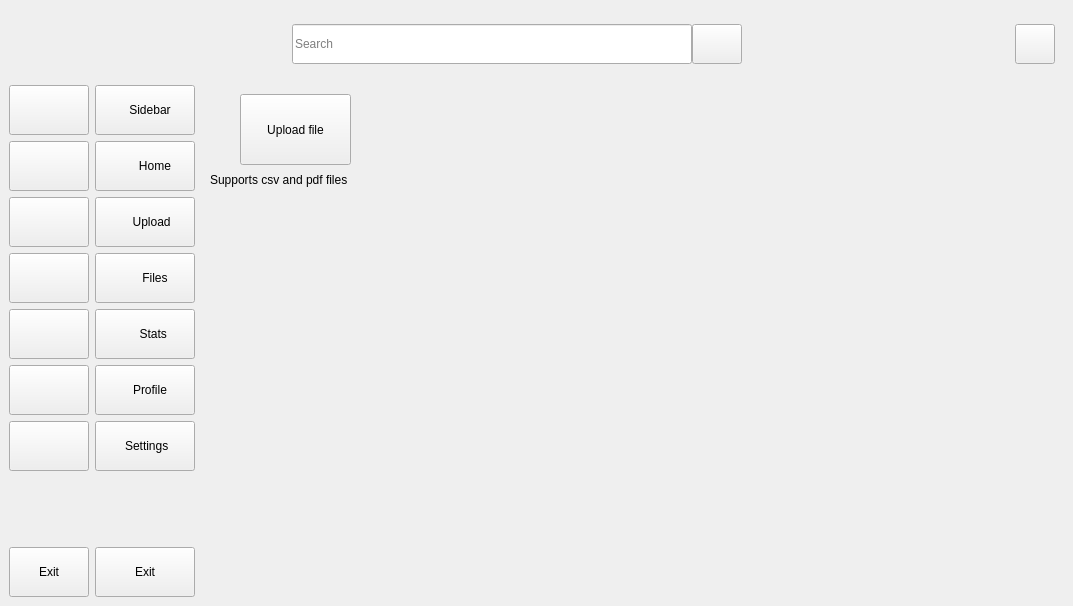
<?xml version="1.0" encoding="UTF-8"?>
<ui version="4.0">
 <class>MainWindow</class>
 <widget class="QMainWindow" name="MainWindow">
  <property name="geometry">
   <rect>
    <x>0</x>
    <y>0</y>
    <width>1073</width>
    <height>606</height>
   </rect>
  </property>
  <property name="minimumSize">
   <size>
    <width>50</width>
    <height>50</height>
   </size>
  </property>
  <property name="windowTitle">
   <string>MainWindow</string>
  </property>
  <widget class="QWidget" name="centralwidget">
   <layout class="QVBoxLayout" name="verticalLayout_5">
    <item>
     <widget class="QWidget" name="widget_2" native="true">
      <property name="sizePolicy">
       <sizepolicy hsizetype="Expanding" vsizetype="Fixed">
        <horstretch>0</horstretch>
        <verstretch>0</verstretch>
       </sizepolicy>
      </property>
      <property name="minimumSize">
       <size>
        <width>0</width>
        <height>70</height>
       </size>
      </property>
      <property name="sizeIncrement">
       <size>
        <width>0</width>
        <height>1</height>
       </size>
      </property>
      <layout class="QHBoxLayout" name="horizontalLayout_3">
       <property name="spacing">
        <number>0</number>
       </property>
       <item>
        <spacer name="horizontalSpacer">
         <property name="orientation">
          <enum>Qt::Orientation::Horizontal</enum>
         </property>
         <property name="sizeHint" stdset="0">
          <size>
           <width>40</width>
           <height>20</height>
          </size>
         </property>
        </spacer>
       </item>
       <item>
        <layout class="QHBoxLayout" name="horizontalLayout_2">
         <property name="spacing">
          <number>0</number>
         </property>
         <item>
          <widget class="QLineEdit" name="lineEdit">
           <property name="minimumSize">
            <size>
             <width>400</width>
             <height>40</height>
            </size>
           </property>
           <property name="maximumSize">
            <size>
             <width>400</width>
             <height>40</height>
            </size>
           </property>
           <property name="text">
            <string/>
           </property>
           <property name="placeholderText">
            <string>Search</string>
           </property>
          </widget>
         </item>
         <item>
          <widget class="QPushButton" name="search_button">
           <property name="minimumSize">
            <size>
             <width>50</width>
             <height>40</height>
            </size>
           </property>
           <property name="maximumSize">
            <size>
             <width>50</width>
             <height>40</height>
            </size>
           </property>
           <property name="text">
            <string/>
           </property>
           <property name="icon">
            <iconset resource="../Desktop/resource.qrc">
             <normaloff>:/icons/icons_financial_app/search_icon.png</normaloff>
             <normalon>:/icons/icons_financial_app/search_icon.png</normalon>:/icons/icons_financial_app/search_icon.png</iconset>
           </property>
           <property name="iconSize">
            <size>
             <width>20</width>
             <height>20</height>
            </size>
           </property>
          </widget>
         </item>
        </layout>
       </item>
       <item>
        <spacer name="horizontalSpacer_2">
         <property name="orientation">
          <enum>Qt::Orientation::Horizontal</enum>
         </property>
         <property name="sizeHint" stdset="0">
          <size>
           <width>108</width>
           <height>34</height>
          </size>
         </property>
        </spacer>
       </item>
       <item>
        <widget class="QPushButton" name="account_button">
         <property name="minimumSize">
          <size>
           <width>40</width>
           <height>40</height>
          </size>
         </property>
         <property name="maximumSize">
          <size>
           <width>40</width>
           <height>40</height>
          </size>
         </property>
         <property name="text">
          <string/>
         </property>
         <property name="icon">
          <iconset resource="../Desktop/resource.qrc">
           <normaloff>:/icons/icons_financial_app/account_icon.svg</normaloff>
           <normalon>:/icons/icons_financial_app/account_icon.svg</normalon>:/icons/icons_financial_app/account_icon.svg</iconset>
         </property>
         <property name="iconSize">
          <size>
           <width>40</width>
           <height>40</height>
          </size>
         </property>
        </widget>
       </item>
      </layout>
     </widget>
    </item>
    <item>
     <widget class="QWidget" name="widget" native="true">
      <layout class="QHBoxLayout" name="horizontalLayout">
       <property name="leftMargin">
        <number>0</number>
       </property>
       <property name="topMargin">
        <number>0</number>
       </property>
       <property name="rightMargin">
        <number>0</number>
       </property>
       <property name="bottomMargin">
        <number>0</number>
       </property>
       <item>
        <widget class="QWidget" name="icon_only_widget" native="true">
         <property name="minimumSize">
          <size>
           <width>60</width>
           <height>500</height>
          </size>
         </property>
         <layout class="QVBoxLayout" name="verticalLayout">
          <property name="leftMargin">
           <number>0</number>
          </property>
          <property name="topMargin">
           <number>0</number>
          </property>
          <property name="rightMargin">
           <number>0</number>
          </property>
          <property name="bottomMargin">
           <number>0</number>
          </property>
          <item>
           <widget class="QPushButton" name="pushButton_3">
            <property name="minimumSize">
             <size>
              <width>50</width>
              <height>50</height>
             </size>
            </property>
            <property name="text">
             <string/>
            </property>
            <property name="icon">
             <iconset resource="../Desktop/resource.qrc">
              <normaloff>:/icons/icons_financial_app/side_bar.png</normaloff>
              <normalon>:/icons/icons_financial_app/side_bar.png</normalon>:/icons/icons_financial_app/side_bar.png</iconset>
            </property>
            <property name="iconSize">
             <size>
              <width>30</width>
              <height>30</height>
             </size>
            </property>
            <property name="checkable">
             <bool>true</bool>
            </property>
            <property name="autoExclusive">
             <bool>false</bool>
            </property>
           </widget>
          </item>
          <item>
           <widget class="QPushButton" name="home_button_1">
            <property name="minimumSize">
             <size>
              <width>50</width>
              <height>50</height>
             </size>
            </property>
            <property name="text">
             <string/>
            </property>
            <property name="icon">
             <iconset resource="../Desktop/resource.qrc">
              <normaloff>:/icons/icons_financial_app/home_icon.png</normaloff>
              <normalon>:/icons/icons_financial_app/home_icon.png</normalon>:/icons/icons_financial_app/home_icon.png</iconset>
            </property>
            <property name="iconSize">
             <size>
              <width>30</width>
              <height>30</height>
             </size>
            </property>
            <property name="checkable">
             <bool>true</bool>
            </property>
            <property name="autoExclusive">
             <bool>true</bool>
            </property>
           </widget>
          </item>
          <item>
           <widget class="QPushButton" name="upload_button_1">
            <property name="minimumSize">
             <size>
              <width>50</width>
              <height>50</height>
             </size>
            </property>
            <property name="text">
             <string/>
            </property>
            <property name="icon">
             <iconset resource="../Desktop/resource.qrc">
              <normaloff>:/icons/icons_financial_app/upload_icon.png</normaloff>
              <normalon>:/icons/icons_financial_app/upload_icon.png</normalon>:/icons/icons_financial_app/upload_icon.png</iconset>
            </property>
            <property name="iconSize">
             <size>
              <width>30</width>
              <height>30</height>
             </size>
            </property>
            <property name="checkable">
             <bool>true</bool>
            </property>
            <property name="autoExclusive">
             <bool>true</bool>
            </property>
           </widget>
          </item>
          <item>
           <widget class="QPushButton" name="file_button_1">
            <property name="minimumSize">
             <size>
              <width>50</width>
              <height>50</height>
             </size>
            </property>
            <property name="text">
             <string/>
            </property>
            <property name="icon">
             <iconset resource="../Desktop/resource.qrc">
              <normaloff>:/icons/icons_financial_app/file_icon.png</normaloff>
              <normalon>:/icons/icons_financial_app/file_icon.png</normalon>:/icons/icons_financial_app/file_icon.png</iconset>
            </property>
            <property name="iconSize">
             <size>
              <width>30</width>
              <height>30</height>
             </size>
            </property>
            <property name="checkable">
             <bool>true</bool>
            </property>
            <property name="autoExclusive">
             <bool>true</bool>
            </property>
           </widget>
          </item>
          <item>
           <widget class="QPushButton" name="stats_button_1">
            <property name="minimumSize">
             <size>
              <width>50</width>
              <height>50</height>
             </size>
            </property>
            <property name="text">
             <string/>
            </property>
            <property name="icon">
             <iconset resource="../Desktop/resource.qrc">
              <normaloff>:/icons/icons_financial_app/chart_icon.png</normaloff>
              <normalon>:/icons/icons_financial_app/chart_icon.png</normalon>:/icons/icons_financial_app/chart_icon.png</iconset>
            </property>
            <property name="iconSize">
             <size>
              <width>30</width>
              <height>30</height>
             </size>
            </property>
            <property name="checkable">
             <bool>true</bool>
            </property>
            <property name="autoExclusive">
             <bool>true</bool>
            </property>
           </widget>
          </item>
          <item>
           <widget class="QPushButton" name="profile_button_1">
            <property name="minimumSize">
             <size>
              <width>50</width>
              <height>50</height>
             </size>
            </property>
            <property name="text">
             <string/>
            </property>
            <property name="icon">
             <iconset resource="../Desktop/resource.qrc">
              <normaloff>:/icons/icons_financial_app/profile_icon.png</normaloff>
              <normalon>:/icons/icons_financial_app/profile_icon.png</normalon>:/icons/icons_financial_app/profile_icon.png</iconset>
            </property>
            <property name="iconSize">
             <size>
              <width>30</width>
              <height>30</height>
             </size>
            </property>
            <property name="checkable">
             <bool>true</bool>
            </property>
            <property name="autoExclusive">
             <bool>true</bool>
            </property>
           </widget>
          </item>
          <item>
           <widget class="QPushButton" name="settings_button_1">
            <property name="minimumSize">
             <size>
              <width>50</width>
              <height>50</height>
             </size>
            </property>
            <property name="text">
             <string/>
            </property>
            <property name="icon">
             <iconset resource="../Desktop/resource.qrc">
              <normaloff>:/icons/icons_financial_app/settings_icon.png</normaloff>
              <normalon>:/icons/icons_financial_app/settings_icon.png</normalon>:/icons/icons_financial_app/settings_icon.png</iconset>
            </property>
            <property name="iconSize">
             <size>
              <width>30</width>
              <height>30</height>
             </size>
            </property>
            <property name="checkable">
             <bool>true</bool>
            </property>
            <property name="autoExclusive">
             <bool>true</bool>
            </property>
           </widget>
          </item>
          <item>
           <spacer name="verticalSpacer">
            <property name="orientation">
             <enum>Qt::Orientation::Vertical</enum>
            </property>
            <property name="sizeHint" stdset="0">
             <size>
              <width>20</width>
              <height>107</height>
             </size>
            </property>
           </spacer>
          </item>
          <item>
           <widget class="QPushButton" name="exit_button_1">
            <property name="minimumSize">
             <size>
              <width>50</width>
              <height>50</height>
             </size>
            </property>
            <property name="text">
             <string>Exit</string>
            </property>
            <property name="checkable">
             <bool>true</bool>
            </property>
            <property name="autoExclusive">
             <bool>true</bool>
            </property>
           </widget>
          </item>
         </layout>
        </widget>
       </item>
       <item>
        <widget class="QWidget" name="full_menu_widget" native="true">
         <property name="sizeIncrement">
          <size>
           <width>0</width>
           <height>500</height>
          </size>
         </property>
         <layout class="QVBoxLayout" name="verticalLayout_2">
          <property name="leftMargin">
           <number>0</number>
          </property>
          <property name="topMargin">
           <number>0</number>
          </property>
          <property name="rightMargin">
           <number>0</number>
          </property>
          <property name="bottomMargin">
           <number>0</number>
          </property>
          <item>
           <widget class="QPushButton" name="pushButton_4">
            <property name="minimumSize">
             <size>
              <width>100</width>
              <height>50</height>
             </size>
            </property>
            <property name="text">
             <string>   Sidebar</string>
            </property>
            <property name="icon">
             <iconset resource="../Desktop/resource.qrc">
              <normaloff>:/icons/icons_financial_app/side_bar.png</normaloff>
              <normalon>:/icons/icons_financial_app/side_bar.png</normalon>:/icons/icons_financial_app/side_bar.png</iconset>
            </property>
            <property name="iconSize">
             <size>
              <width>20</width>
              <height>20</height>
             </size>
            </property>
            <property name="checkable">
             <bool>true</bool>
            </property>
            <property name="autoExclusive">
             <bool>false</bool>
            </property>
           </widget>
          </item>
          <item>
           <widget class="QPushButton" name="home_button_2">
            <property name="minimumSize">
             <size>
              <width>100</width>
              <height>50</height>
             </size>
            </property>
            <property name="text">
             <string>      Home</string>
            </property>
            <property name="icon">
             <iconset resource="../Desktop/resource.qrc">
              <normaloff>:/icons/icons_financial_app/home_icon.png</normaloff>
              <normalon>:/icons/icons_financial_app/home_icon.png</normalon>:/icons/icons_financial_app/home_icon.png</iconset>
            </property>
            <property name="iconSize">
             <size>
              <width>20</width>
              <height>20</height>
             </size>
            </property>
            <property name="checkable">
             <bool>true</bool>
            </property>
            <property name="autoExclusive">
             <bool>true</bool>
            </property>
           </widget>
          </item>
          <item>
           <widget class="QPushButton" name="upload_button_2">
            <property name="minimumSize">
             <size>
              <width>100</width>
              <height>50</height>
             </size>
            </property>
            <property name="text">
             <string>    Upload</string>
            </property>
            <property name="icon">
             <iconset resource="../Desktop/resource.qrc">
              <normaloff>:/icons/icons_financial_app/upload_icon.png</normaloff>
              <normalon>:/icons/icons_financial_app/upload_icon.png</normalon>:/icons/icons_financial_app/upload_icon.png</iconset>
            </property>
            <property name="iconSize">
             <size>
              <width>20</width>
              <height>20</height>
             </size>
            </property>
            <property name="checkable">
             <bool>true</bool>
            </property>
            <property name="autoExclusive">
             <bool>true</bool>
            </property>
           </widget>
          </item>
          <item>
           <widget class="QPushButton" name="file_button_2">
            <property name="minimumSize">
             <size>
              <width>100</width>
              <height>50</height>
             </size>
            </property>
            <property name="text">
             <string>      Files</string>
            </property>
            <property name="icon">
             <iconset resource="../Desktop/resource.qrc">
              <normaloff>:/icons/icons_financial_app/file_icon.png</normaloff>
              <normalon>:/icons/icons_financial_app/file_icon.png</normalon>:/icons/icons_financial_app/file_icon.png</iconset>
            </property>
            <property name="iconSize">
             <size>
              <width>20</width>
              <height>20</height>
             </size>
            </property>
            <property name="checkable">
             <bool>true</bool>
            </property>
            <property name="autoExclusive">
             <bool>true</bool>
            </property>
           </widget>
          </item>
          <item>
           <widget class="QPushButton" name="stats_button_2">
            <property name="minimumSize">
             <size>
              <width>100</width>
              <height>50</height>
             </size>
            </property>
            <property name="text">
             <string>     Stats</string>
            </property>
            <property name="icon">
             <iconset resource="../Desktop/resource.qrc">
              <normaloff>:/icons/icons_financial_app/chart_icon.png</normaloff>
              <normalon>:/icons/icons_financial_app/chart_icon.png</normalon>:/icons/icons_financial_app/chart_icon.png</iconset>
            </property>
            <property name="iconSize">
             <size>
              <width>20</width>
              <height>20</height>
             </size>
            </property>
            <property name="checkable">
             <bool>true</bool>
            </property>
            <property name="autoExclusive">
             <bool>true</bool>
            </property>
           </widget>
          </item>
          <item>
           <widget class="QPushButton" name="profile_button_2">
            <property name="minimumSize">
             <size>
              <width>100</width>
              <height>50</height>
             </size>
            </property>
            <property name="text">
             <string>   Profile</string>
            </property>
            <property name="icon">
             <iconset resource="../Desktop/resource.qrc">
              <normaloff>:/icons/icons_financial_app/profile_icon.png</normaloff>
              <normalon>:/icons/icons_financial_app/profile_icon.png</normalon>:/icons/icons_financial_app/profile_icon.png</iconset>
            </property>
            <property name="iconSize">
             <size>
              <width>20</width>
              <height>20</height>
             </size>
            </property>
            <property name="checkable">
             <bool>true</bool>
            </property>
            <property name="autoExclusive">
             <bool>true</bool>
            </property>
           </widget>
          </item>
          <item>
           <widget class="QPushButton" name="settings_button_2">
            <property name="minimumSize">
             <size>
              <width>100</width>
              <height>50</height>
             </size>
            </property>
            <property name="text">
             <string> Settings</string>
            </property>
            <property name="icon">
             <iconset resource="../Desktop/resource.qrc">
              <normaloff>:/icons/icons_financial_app/settings_icon.png</normaloff>
              <normalon>:/icons/icons_financial_app/settings_icon.png</normalon>:/icons/icons_financial_app/settings_icon.png</iconset>
            </property>
            <property name="iconSize">
             <size>
              <width>20</width>
              <height>20</height>
             </size>
            </property>
            <property name="checkable">
             <bool>true</bool>
            </property>
            <property name="autoExclusive">
             <bool>true</bool>
            </property>
           </widget>
          </item>
          <item>
           <spacer name="verticalSpacer_2">
            <property name="orientation">
             <enum>Qt::Orientation::Vertical</enum>
            </property>
            <property name="sizeHint" stdset="0">
             <size>
              <width>20</width>
              <height>107</height>
             </size>
            </property>
           </spacer>
          </item>
          <item>
           <widget class="QPushButton" name="exit_button_2">
            <property name="minimumSize">
             <size>
              <width>100</width>
              <height>50</height>
             </size>
            </property>
            <property name="text">
             <string>Exit</string>
            </property>
            <property name="checkable">
             <bool>true</bool>
            </property>
            <property name="autoExclusive">
             <bool>true</bool>
            </property>
           </widget>
          </item>
         </layout>
        </widget>
       </item>
       <item>
        <widget class="QWidget" name="main_widget" native="true">
         <property name="sizePolicy">
          <sizepolicy hsizetype="Preferred" vsizetype="Preferred">
           <horstretch>0</horstretch>
           <verstretch>0</verstretch>
          </sizepolicy>
         </property>
         <property name="minimumSize">
          <size>
           <width>0</width>
           <height>76</height>
          </size>
         </property>
         <layout class="QVBoxLayout" name="verticalLayout_3">
          <item>
           <widget class="QStackedWidget" name="stackedWidget">
            <property name="minimumSize">
             <size>
              <width>0</width>
              <height>70</height>
             </size>
            </property>
            <property name="currentIndex">
             <number>2</number>
            </property>
            <widget class="QWidget" name="home_page">
             <layout class="QVBoxLayout" name="verticalLayout_4">
              <item>
               <widget class="QLabel" name="label_3">
                <property name="text">
                 <string>Home Page</string>
                </property>
               </widget>
              </item>
             </layout>
            </widget>
            <widget class="QWidget" name="stats_page">
             <widget class="QLabel" name="label_8">
              <property name="geometry">
               <rect>
                <x>320</x>
                <y>250</y>
                <width>58</width>
                <height>16</height>
               </rect>
              </property>
              <property name="text">
               <string>stats</string>
              </property>
             </widget>
            </widget>
            <widget class="QWidget" name="upload_page">
             <widget class="QPushButton" name="pushButton">
              <property name="geometry">
               <rect>
                <x>30</x>
                <y>0</y>
                <width>111</width>
                <height>71</height>
               </rect>
              </property>
              <property name="text">
               <string>Upload file</string>
              </property>
              <property name="icon">
               <iconset resource="../Desktop/resource.qrc">
                <normaloff>:/icons/icons_financial_app/upload_icon.png</normaloff>
                <normalon>:/icons/icons_financial_app/upload_icon.png</normalon>:/icons/icons_financial_app/upload_icon.png</iconset>
              </property>
              <property name="iconSize">
               <size>
                <width>25</width>
                <height>25</height>
               </size>
              </property>
              <property name="checkable">
               <bool>true</bool>
              </property>
              <property name="autoRepeat">
               <bool>true</bool>
              </property>
             </widget>
             <widget class="QLabel" name="label">
              <property name="geometry">
               <rect>
                <x>0</x>
                <y>60</y>
                <width>181</width>
                <height>51</height>
               </rect>
              </property>
              <property name="text">
               <string>Supports csv and pdf files</string>
              </property>
             </widget>
            </widget>
            <widget class="QWidget" name="files_page">
             <widget class="QLabel" name="label_5">
              <property name="geometry">
               <rect>
                <x>340</x>
                <y>180</y>
                <width>121</width>
                <height>41</height>
               </rect>
              </property>
              <property name="text">
               <string>Files Page</string>
              </property>
             </widget>
            </widget>
            <widget class="QWidget" name="profile_page">
             <widget class="QLabel" name="label_6">
              <property name="geometry">
               <rect>
                <x>357</x>
                <y>170</y>
                <width>91</width>
                <height>51</height>
               </rect>
              </property>
              <property name="text">
               <string>Profile page</string>
              </property>
             </widget>
            </widget>
            <widget class="QWidget" name="settings_page">
             <widget class="QLabel" name="label_7">
              <property name="geometry">
               <rect>
                <x>360</x>
                <y>160</y>
                <width>121</width>
                <height>51</height>
               </rect>
              </property>
              <property name="text">
               <string>Settings Page</string>
              </property>
             </widget>
            </widget>
           </widget>
          </item>
         </layout>
        </widget>
       </item>
      </layout>
     </widget>
    </item>
   </layout>
  </widget>
 </widget>
 <resources>
  <include location="../Desktop/resource.qrc"/>
 </resources>
 <connections>
  <connection>
   <sender>home_button_1</sender>
   <signal>toggled(bool)</signal>
   <receiver>home_button_2</receiver>
   <slot>setChecked(bool)</slot>
   <hints>
    <hint type="sourcelabel">
     <x>59</x>
     <y>161</y>
    </hint>
    <hint type="destinationlabel">
     <x>105</x>
     <y>159</y>
    </hint>
   </hints>
  </connection>
  <connection>
   <sender>upload_button_1</sender>
   <signal>toggled(bool)</signal>
   <receiver>upload_button_2</receiver>
   <slot>setChecked(bool)</slot>
   <hints>
    <hint type="sourcelabel">
     <x>69</x>
     <y>211</y>
    </hint>
    <hint type="destinationlabel">
     <x>103</x>
     <y>211</y>
    </hint>
   </hints>
  </connection>
  <connection>
   <sender>file_button_1</sender>
   <signal>toggled(bool)</signal>
   <receiver>file_button_2</receiver>
   <slot>setChecked(bool)</slot>
   <hints>
    <hint type="sourcelabel">
     <x>62</x>
     <y>266</y>
    </hint>
    <hint type="destinationlabel">
     <x>112</x>
     <y>266</y>
    </hint>
   </hints>
  </connection>
  <connection>
   <sender>profile_button_1</sender>
   <signal>toggled(bool)</signal>
   <receiver>profile_button_2</receiver>
   <slot>setChecked(bool)</slot>
   <hints>
    <hint type="sourcelabel">
     <x>73</x>
     <y>370</y>
    </hint>
    <hint type="destinationlabel">
     <x>193</x>
     <y>370</y>
    </hint>
   </hints>
  </connection>
  <connection>
   <sender>settings_button_1</sender>
   <signal>toggled(bool)</signal>
   <receiver>settings_button_2</receiver>
   <slot>setChecked(bool)</slot>
   <hints>
    <hint type="sourcelabel">
     <x>73</x>
     <y>422</y>
    </hint>
    <hint type="destinationlabel">
     <x>193</x>
     <y>422</y>
    </hint>
   </hints>
  </connection>
  <connection>
   <sender>home_button_2</sender>
   <signal>toggled(bool)</signal>
   <receiver>home_button_1</receiver>
   <slot>setChecked(bool)</slot>
   <hints>
    <hint type="sourcelabel">
     <x>112</x>
     <y>138</y>
    </hint>
    <hint type="destinationlabel">
     <x>69</x>
     <y>144</y>
    </hint>
   </hints>
  </connection>
  <connection>
   <sender>upload_button_2</sender>
   <signal>toggled(bool)</signal>
   <receiver>upload_button_1</receiver>
   <slot>setChecked(bool)</slot>
   <hints>
    <hint type="sourcelabel">
     <x>106</x>
     <y>188</y>
    </hint>
    <hint type="destinationlabel">
     <x>57</x>
     <y>196</y>
    </hint>
   </hints>
  </connection>
  <connection>
   <sender>file_button_2</sender>
   <signal>toggled(bool)</signal>
   <receiver>file_button_1</receiver>
   <slot>setChecked(bool)</slot>
   <hints>
    <hint type="sourcelabel">
     <x>102</x>
     <y>241</y>
    </hint>
    <hint type="destinationlabel">
     <x>66</x>
     <y>246</y>
    </hint>
   </hints>
  </connection>
  <connection>
   <sender>profile_button_2</sender>
   <signal>toggled(bool)</signal>
   <receiver>profile_button_1</receiver>
   <slot>setChecked(bool)</slot>
   <hints>
    <hint type="sourcelabel">
     <x>193</x>
     <y>370</y>
    </hint>
    <hint type="destinationlabel">
     <x>73</x>
     <y>370</y>
    </hint>
   </hints>
  </connection>
  <connection>
   <sender>settings_button_2</sender>
   <signal>toggled(bool)</signal>
   <receiver>settings_button_1</receiver>
   <slot>setChecked(bool)</slot>
   <hints>
    <hint type="sourcelabel">
     <x>193</x>
     <y>422</y>
    </hint>
    <hint type="destinationlabel">
     <x>73</x>
     <y>422</y>
    </hint>
   </hints>
  </connection>
  <connection>
   <sender>exit_button_1</sender>
   <signal>toggled(bool)</signal>
   <receiver>exit_button_2</receiver>
   <slot>setChecked(bool)</slot>
   <hints>
    <hint type="sourcelabel">
     <x>57</x>
     <y>529</y>
    </hint>
    <hint type="destinationlabel">
     <x>99</x>
     <y>528</y>
    </hint>
   </hints>
  </connection>
  <connection>
   <sender>exit_button_2</sender>
   <signal>toggled(bool)</signal>
   <receiver>exit_button_1</receiver>
   <slot>setChecked(bool)</slot>
   <hints>
    <hint type="sourcelabel">
     <x>112</x>
     <y>510</y>
    </hint>
    <hint type="destinationlabel">
     <x>59</x>
     <y>516</y>
    </hint>
   </hints>
  </connection>
  <connection>
   <sender>exit_button_2</sender>
   <signal>clicked()</signal>
   <receiver>MainWindow</receiver>
   <slot>close()</slot>
   <hints>
    <hint type="sourcelabel">
     <x>163</x>
     <y>546</y>
    </hint>
    <hint type="destinationlabel">
     <x>191</x>
     <y>603</y>
    </hint>
   </hints>
  </connection>
  <connection>
   <sender>exit_button_1</sender>
   <signal>clicked()</signal>
   <receiver>MainWindow</receiver>
   <slot>close()</slot>
   <hints>
    <hint type="sourcelabel">
     <x>46</x>
     <y>542</y>
    </hint>
    <hint type="destinationlabel">
     <x>63</x>
     <y>604</y>
    </hint>
   </hints>
  </connection>
  <connection>
   <sender>stats_button_1</sender>
   <signal>toggled(bool)</signal>
   <receiver>stats_button_2</receiver>
   <slot>setChecked(bool)</slot>
   <hints>
    <hint type="sourcelabel">
     <x>55</x>
     <y>301</y>
    </hint>
    <hint type="destinationlabel">
     <x>116</x>
     <y>300</y>
    </hint>
   </hints>
  </connection>
  <connection>
   <sender>stats_button_2</sender>
   <signal>toggled(bool)</signal>
   <receiver>stats_button_1</receiver>
   <slot>setChecked(bool)</slot>
   <hints>
    <hint type="sourcelabel">
     <x>115</x>
     <y>287</y>
    </hint>
    <hint type="destinationlabel">
     <x>69</x>
     <y>287</y>
    </hint>
   </hints>
  </connection>
  <connection>
   <sender>pushButton_4</sender>
   <signal>toggled(bool)</signal>
   <receiver>pushButton_3</receiver>
   <slot>setChecked(bool)</slot>
   <hints>
    <hint type="sourcelabel">
     <x>110</x>
     <y>104</y>
    </hint>
    <hint type="destinationlabel">
     <x>64</x>
     <y>99</y>
    </hint>
   </hints>
  </connection>
  <connection>
   <sender>pushButton_3</sender>
   <signal>toggled(bool)</signal>
   <receiver>pushButton_4</receiver>
   <slot>setChecked(bool)</slot>
   <hints>
    <hint type="sourcelabel">
     <x>56</x>
     <y>103</y>
    </hint>
    <hint type="destinationlabel">
     <x>133</x>
     <y>85</y>
    </hint>
   </hints>
  </connection>
  <connection>
   <sender>pushButton_3</sender>
   <signal>toggled(bool)</signal>
   <receiver>icon_only_widget</receiver>
   <slot>setHidden(bool)</slot>
   <hints>
    <hint type="sourcelabel">
     <x>61</x>
     <y>100</y>
    </hint>
    <hint type="destinationlabel">
     <x>65</x>
     <y>463</y>
    </hint>
   </hints>
  </connection>
  <connection>
   <sender>pushButton_3</sender>
   <signal>toggled(bool)</signal>
   <receiver>full_menu_widget</receiver>
   <slot>setVisible(bool)</slot>
   <hints>
    <hint type="sourcelabel">
     <x>41</x>
     <y>98</y>
    </hint>
    <hint type="destinationlabel">
     <x>154</x>
     <y>463</y>
    </hint>
   </hints>
  </connection>
 </connections>
</ui>
